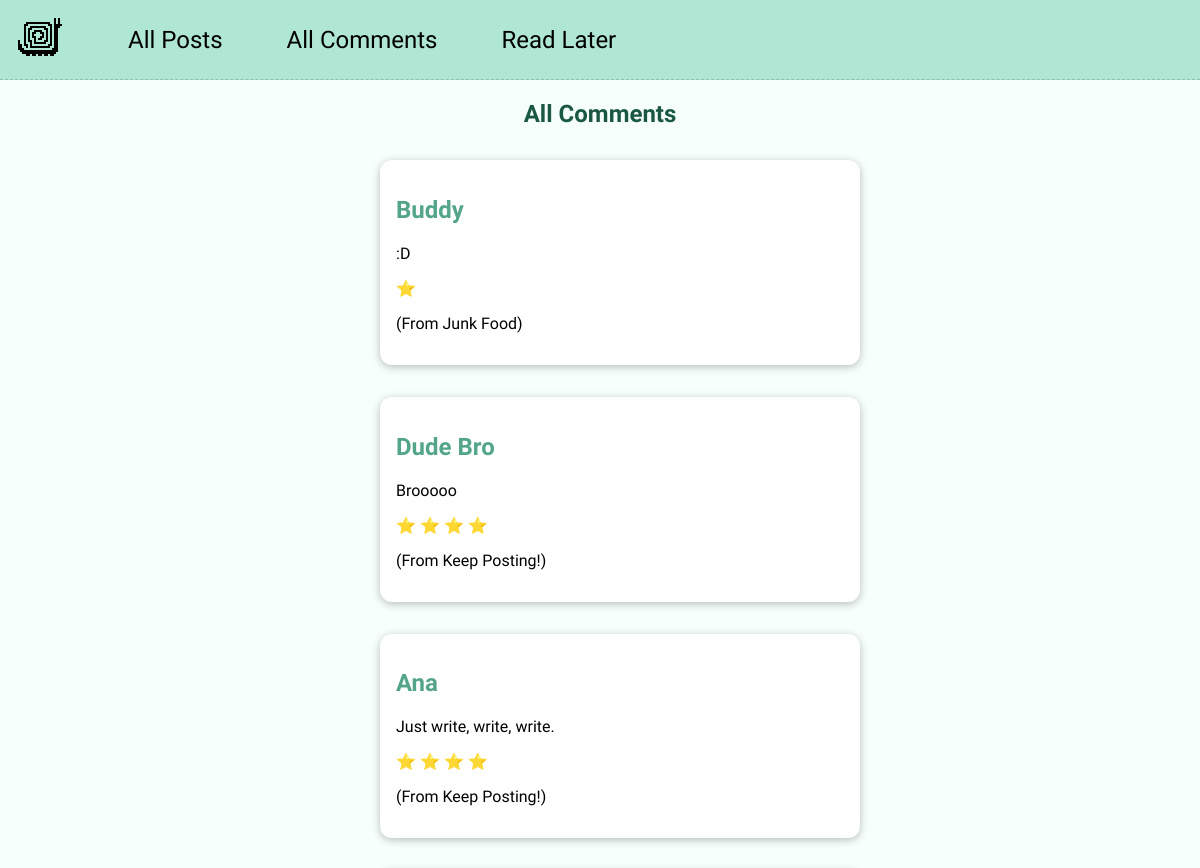
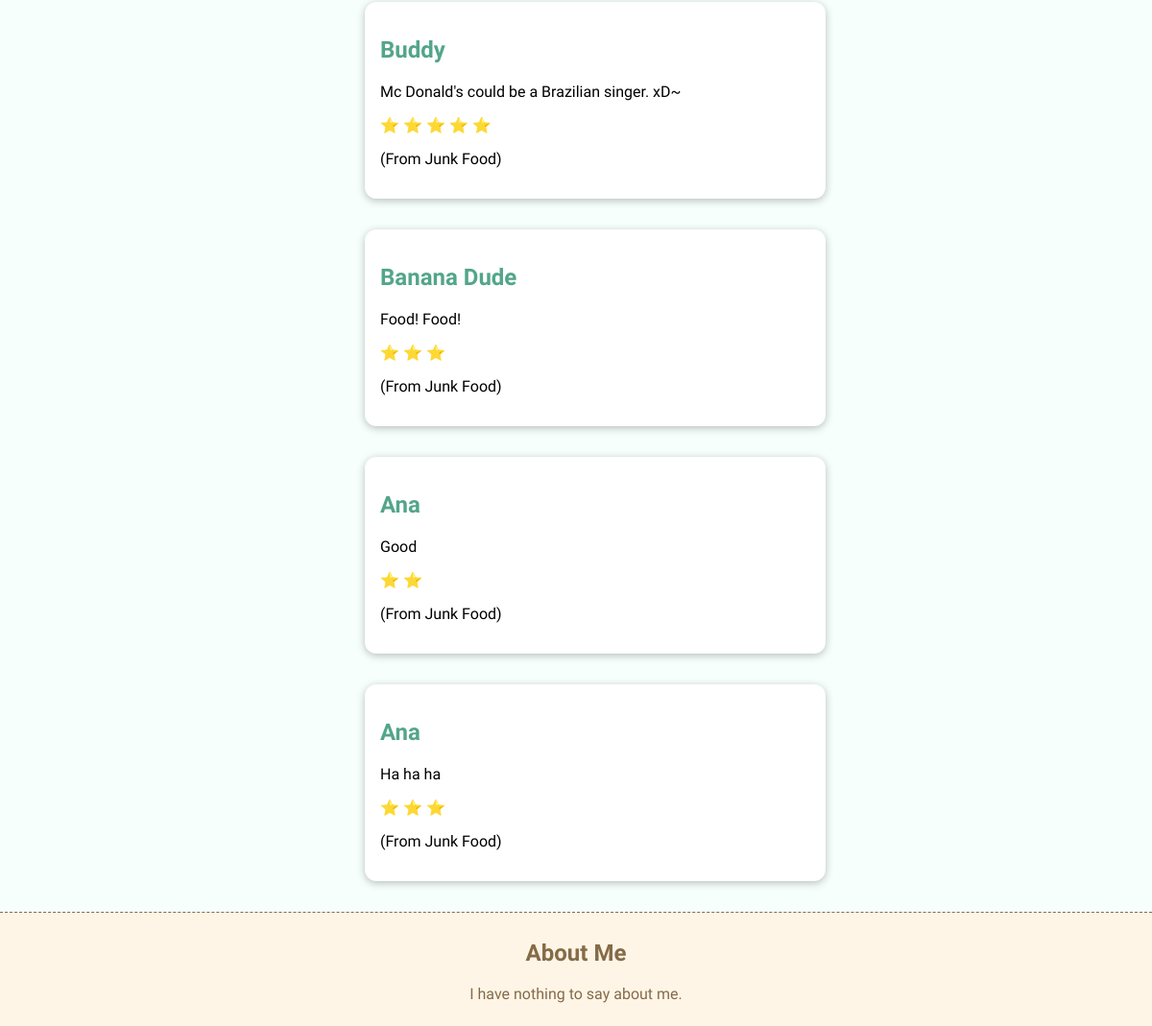
Page /comments/ on the committed database (2 pictures, top to bottom).
### blog/models.py (models this page shows, shortened)
class Comment(models.Model):
    content = models.TextField(blank=False, max_length=400)
    name = models.CharField(max_length=200, blank=False)
    rating = models.IntegerField(validators=[MinValueValidator(1), MaxValueValidator(5)])
    post = models.ForeignKey(Post, on_delete=models.CASCADE, related_name="comments")
    def get_rating_range(self):
        return [ '#' for index in range(0,self.rating)]

class Post(models.Model):
    title = models.CharField(max_length=200, blank=False)
    author = models.ForeignKey(Author, on_delete=models.SET_NULL, null=True, related_name="posts")
    date = models.DateField(auto_now=False, blank=False)
    slug = models.SlugField(unique=True)
    image = models.ImageField(upload_to='images', default="default.png")
    excerpt = models.CharField(max_length=500,blank=True)
    content = models.TextField(blank=False)
    tags = models.ManyToManyField(Tag, blank=True)

### blog/views.py (the view)
# urls.py: path('comments/', views.AllCommentsView.as_view(), name='all-comments')
class AllCommentsView(ListView):
    template_name = 'blog/comments.html'
    model = Comment
    context_object_name = 'comment_list'
    def get_queryset(self):
        queryset = super().get_queryset()
        return queryset.order_by('-id')

### blog/templates/blog/comments.html (shortened to what this page needs)
{% extends 'base.html' %}
{% load static %}
{% block style_links %}
    <link rel="stylesheet" href="{% static 'blog/styles/index.css' %}" />
{% endblock %}
{% block content %}
    <section class="post-list">
        <h1>All Comments</h1>
        <ul>
            {% for comment in comment_list %}
                <div class="box-light">
                    {% include 'blog/includes/comment_preview.html' %}
                    <p>(From {{ comment.post.title }})</p>
                </div>
            {% endfor %}
        </ul>
    </section>
{% endblock %}

### blog/templates/blog/includes/comment_preview.html
<h2>{{ comment.name }}</h2>
<p>{{ comment.content|linebreaks }}</p>
{% for i in comment.get_rating_range %}
    <span>&#x2B50;</span>
{% endfor %}

### static/styles/base.css (style rules this page uses)
* { box-sizing: border-box; }
html { font-family: "Raleway", sans-serif; }
body { margin: 0; background-color: #fff; }
h1, h2, h3 { color: #53a58a; }

### static/styles/header.css (style rules this page uses)
.post-list h1 { color: #1a5844; text-align: center; }

### blog/static/blog/styles/index.css (style rules this page uses)
body { background-color: #f6fffc; }
.box-light { margin: 2rem auto; width: 90%; max-width: 30rem; box-shadow: 0 2px 8px #00000042; padding: 1rem; border-radius: 12px; background-color: #fff; }
.post-list h1 { text-align: center; }

### rows in the picture
Comment: name "Buddy", content ":D", rating 1 (drawn), post "Junk Food"
Comment: name "Dude Bro", content "Brooooo", rating 4 (drawn), post "Keep Posting!"
Comment: name "Ana", content "Just write, write, write.", rating 4 (drawn), post "Keep Posting!"
Comment: name "Buddy", content "Mc Donald's could be a Brazilian singer. xD~", rating 5 (drawn), post "Junk Food"
Comment: name "Banana Dude", content "Food! Food!", rating 3 (drawn), post "Junk Food"
Comment: name "Ana", content "Good", rating 2 (drawn), post "Junk Food"
Comment: name "Ana", content "Ha ha ha", rating 3 (drawn), post "Junk Food"
